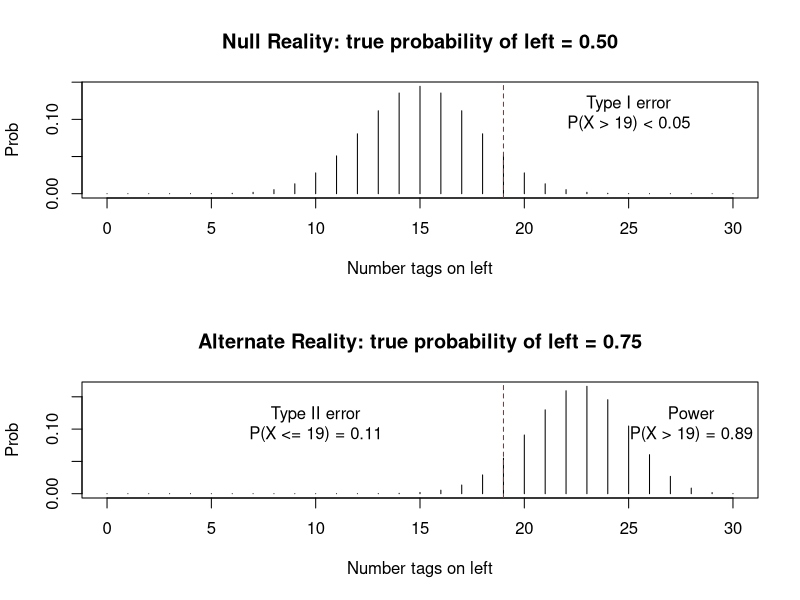
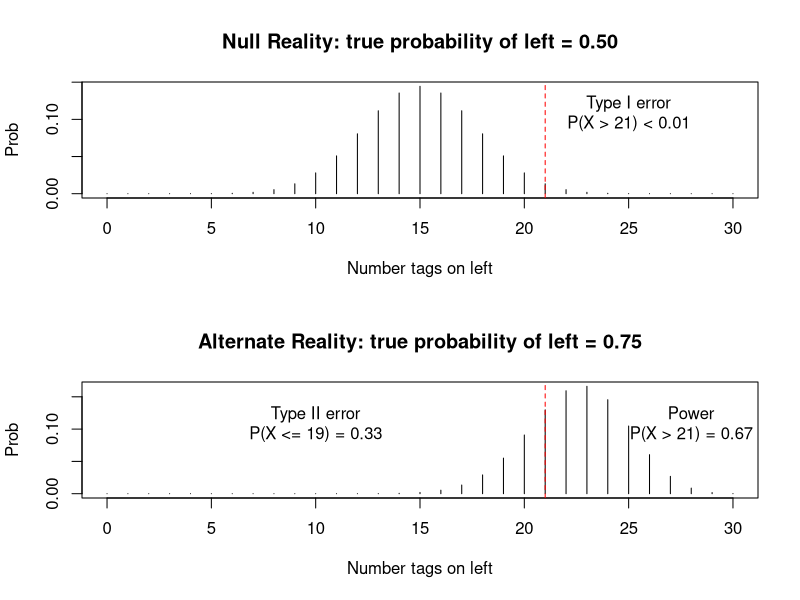
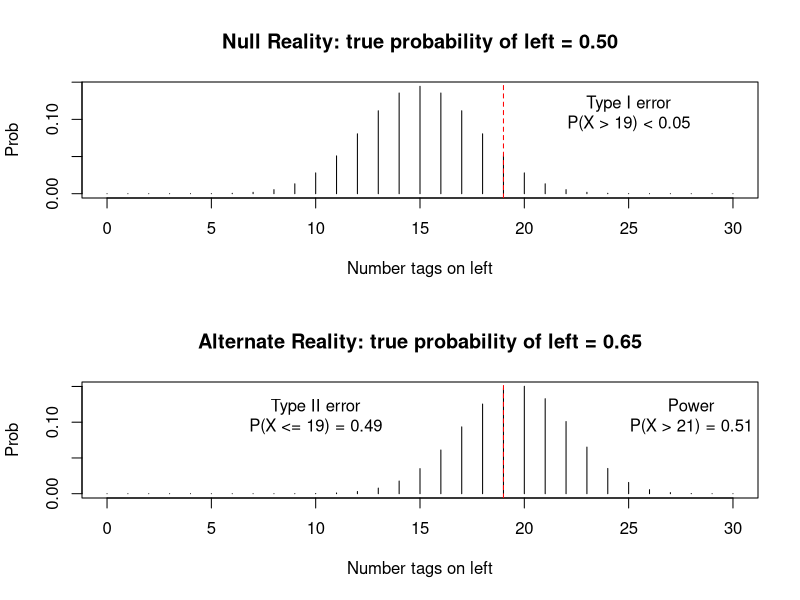
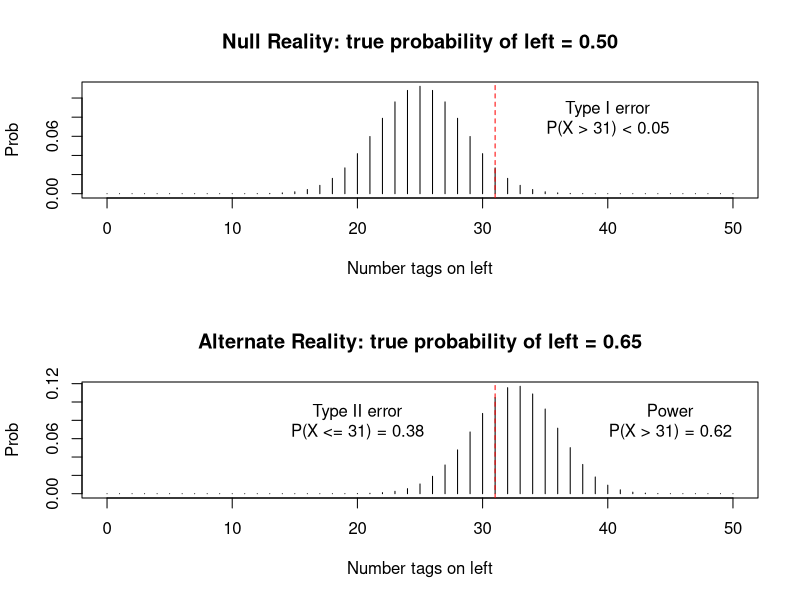
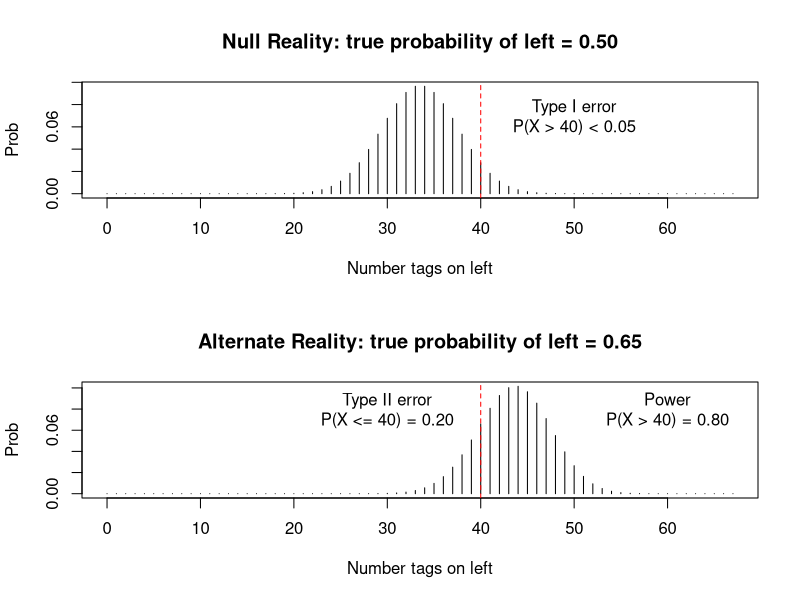
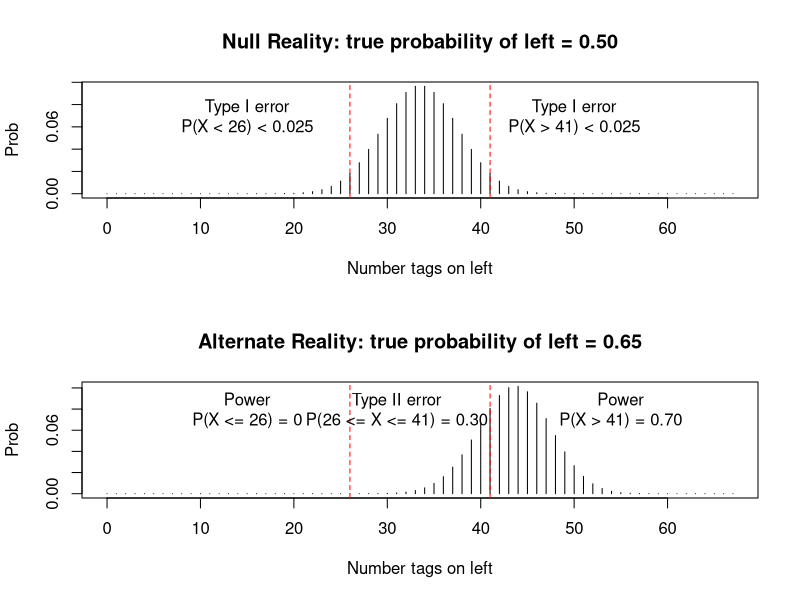
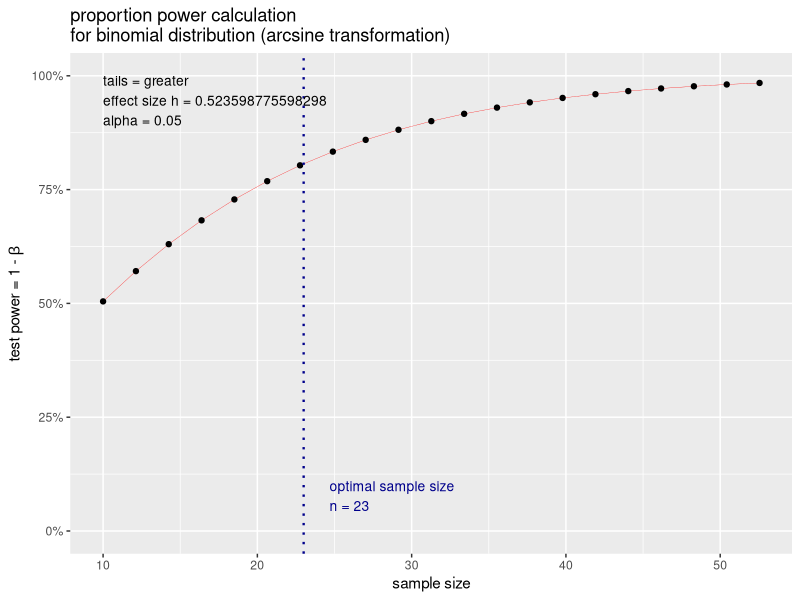
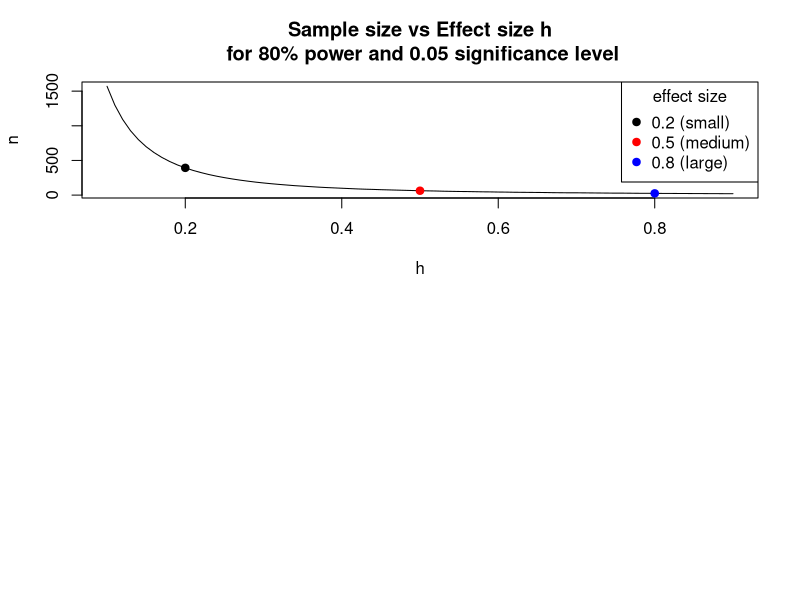

The R source for these figures, in order:
## ---- chunk 1

par(mfrow=c(2,1))
n <- 30
x <- 0:n
y1 <- dbinom(x = x, size = n, prob = 0.5)
plot(x, y1, type = "h", ylab = "Prob", xlab = "Number tags on left", 
     main = "Null Reality: true probability of left = 0.50")
sig.line <- qbinom(p = 0.05, size = n, prob = 0.5, lower.tail = FALSE)
abline(v = sig.line, col = "red", lty = 2)
text(x = 25, y = 0.11, "Type I error\nP(X > 19) < 0.05")
y2 <- dbinom(x = x, size = n, prob = 0.75)
plot(x, y2, type = "h", ylab = "Prob", xlab = "Number tags on left",
     main = "Alternate Reality: true probability of left = 0.75")
abline(v = sig.line, col = "red", lty = 2)
text(x = c(10, 28), y = 0.11, c("Type II error\nP(X <= 19) = 0.11", "Power\nP(X > 19) = 0.89"))


## ---- chunk 2
par(mfrow=c(2,1))
n <- 30
x <- 0:n
y1 <- dbinom(x = x, size = n, prob = 0.5)
plot(x, y1, type = "h", ylab = "Prob", xlab = "Number tags on left", 
     main = "Null Reality: true probability of left = 0.50")
sig.line <- qbinom(p = 0.01, size = n, prob = 0.5, lower.tail = FALSE)
abline(v = sig.line, col = "red", lty = 2)
text(x = 25, y = 0.11, "Type I error\nP(X > 21) < 0.01")
y2 <- dbinom(x = x, size = n, prob = 0.75)
plot(x, y2, type = "h", ylab = "Prob", xlab = "Number tags on left",
     main = "Alternate Reality: true probability of left = 0.75")
abline(v = sig.line, col = "red", lty = 2)
text(x = c(10, 28), y = 0.11, c("Type II error\nP(X <= 19) = 0.33", "Power\nP(X > 21) = 0.67"))

## ---- chunk 3
par(mfrow=c(2,1))
n <- 30
x <- 0:n
y1 <- dbinom(x = x, size = n, prob = 0.5)
plot(x, y1, type = "h", ylab = "Prob", xlab = "Number tags on left", 
     main = "Null Reality: true probability of left = 0.50")
sig.line <- qbinom(p = 0.05, size = n, prob = 0.5, lower.tail = FALSE)
abline(v = sig.line, col = "red", lty = 2)
text(x = 25, y = 0.11, "Type I error\nP(X > 19) < 0.05")
y2 <- dbinom(x = x, size = n, prob = 0.65)
plot(x, y2, type = "h", ylab = "Prob", xlab = "Number tags on left",
     main = "Alternate Reality: true probability of left = 0.65")
abline(v = sig.line, col = "red", lty = 2)
text(x = c(10, 28), y = 0.11, c("Type II error\nP(X <= 19) = 0.49", "Power\nP(X > 21) = 0.51"))

## ---- chunk 4
par(mfrow=c(2,1))
n <- 50
x <- 0:n
y1 <- dbinom(x = x, size = n, prob = 0.5)
plot(x, y1, type = "h", ylab = "Prob", xlab = "Number tags on left", 
     main = "Null Reality: true probability of left = 0.50")
sig.line <- qbinom(p = 0.05, size = n, prob = 0.5, lower.tail = FALSE)
abline(v = sig.line, col = "red", lty = 2)
text(x = 40, y = 0.08, "Type I error\nP(X > 31) < 0.05")
y2 <- dbinom(x = x, size = n, prob = 0.65)
plot(x, y2, type = "h", ylab = "Prob", xlab = "Number tags on left",
     main = "Alternate Reality: true probability of left = 0.65")
abline(v = sig.line, col = "red", lty = 2)
text(x = c(20, 45), y = 0.08, c("Type II error\nP(X <= 31) = 0.38", "Power\nP(X > 31) = 0.62"))

## ---- chunk 5
par(mfrow=c(2,1))
n <- 67
x <- 0:n
y1 <- dbinom(x = x, size = n, prob = 0.5)
plot(x, y1, type = "h", ylab = "Prob", xlab = "Number tags on left", 
     main = "Null Reality: true probability of left = 0.50")
sig.line <- qbinom(p = 0.05, size = n, prob = 0.5, lower.tail = FALSE)
abline(v = sig.line, col = "red", lty = 2)
text(x = 50, y = 0.07, "Type I error\nP(X > 40) < 0.05")
y2 <- dbinom(x = x, size = n, prob = 0.65)
plot(x, y2, type = "h", ylab = "Prob", xlab = "Number tags on left",
     main = "Alternate Reality: true probability of left = 0.65")
abline(v = sig.line, col = "red", lty = 2)
text(x = c(30, 60), y = 0.08, c("Type II error\nP(X <= 40) = 0.20", "Power\nP(X > 40) = 0.80"))

## ---- chunk 6
par(mfrow=c(2,1))
n <- 67
x <- 0:n
y1 <- dbinom(x = x, size = n, prob = 0.5)
plot(x, y1, type = "h", ylab = "Prob", xlab = "Number tags on left", 
     main = "Null Reality: true probability of left = 0.50")
sig.line <- c(qbinom(p = 0.025, size = n, prob = 0.5),
              qbinom(p = 0.025, size = n, prob = 0.5, lower.tail = FALSE))
abline(v = sig.line, col = "red", lty = 2)
text(x = c(15,50), y = 0.07, c("Type I error\nP(X < 26) < 0.025","Type I error\nP(X > 41) < 0.025"))
y2 <- dbinom(x = x, size = n, prob = 0.65)
plot(x, y2, type = "h", ylab = "Prob", xlab = "Number tags on left",
     main = "Alternate Reality: true probability of left = 0.65")
abline(v = sig.line, col = "red", lty = 2)
text(x = c(15, 31, 55), y = 0.08, c("Power\nP(X <= 26) = 0", 
                                    "Type II error\nP(26 <= X <= 41) = 0.30" ,
                                    "Power\nP(X > 41) = 0.70"))
## ---- chunk 7
library(pwr)
## ---- chunk 8
library(pwr) # do this once per session
h <- ES.h(p1 = 0.75, p2 = 0.50)
pwr.p.test(h = h, sig.level = 0.05, power = 0.80, 
           alternative = "greater")
## ---- chunk 9
plot(pwr.p.test(h = h, sig.level = 0.05, power = 0.80, 
           alternative = "greater"))
## ---- chunk 10
library(pwr)
h <- seq(0.1, 0.9, 0.01)
n <- sapply(h, function(x)ceiling(pwr.2p.test(h = x, power = 0.80)$n))
plot(h, n, type="l", main="Sample size vs Effect size h\n for 80% power and 0.05 significance level")
points(x = c(0.2,0.5,0.8), y = n[h %in% c(0.2,0.5,0.8)], 
       pch=19, cex=1, col=c("black","red","blue"))
legend("topright", legend = c("0.2 (small)","0.5 (medium)","0.8 (large)"), 
       col = c("black","red","blue"), 
       pch = 19, title = "effect size")

## ---- chunk 11
pwr.t.test(n = 30, d = 0.5, sig.level = 0.05)
## ---- chunk 12
pwr.t2n.test(n2 = 35, d = 0.5, power = 0.8)
## ---- chunk 13
pwr.r.test(r = 0.1, sig.level = 0.05, power = 0.8, 
           alternative = "greater")
